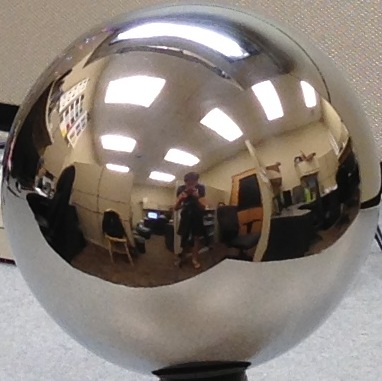
%> input picture proj4_materials/1.jpg, 382 x 381 px
$ octave starter.m   (GNU Octave 9; MATLAB toolbox functions it lacks are replaced by stand-ins)
%> lines starting %> are read from the running program, lines starting %| are printed output that depends on the picture
%starter

im1 = imread('proj4_materials/1.jpg');
%> im1 is the input picture: size 381x382x3 uint8; mean R, G, B 134.8, 125.7, 118.1
im2 = imread('proj4_materials/2.jpg');
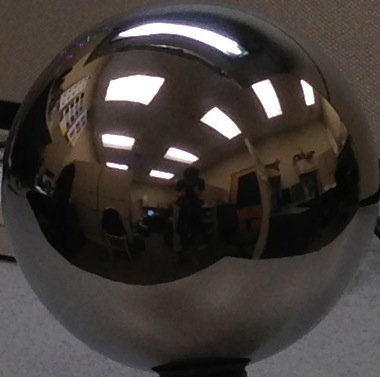
%> input picture proj4_materials/2.jpg, 380 x 377 px
%> im2 is the input picture: size 377x380x3 uint8; mean R, G, B 65.9, 59.6, 56.6
im3 = imread('proj4_materials/3.jpg');
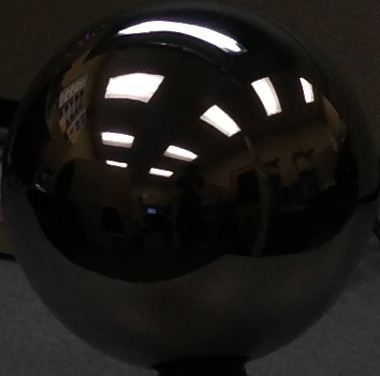
%> input picture proj4_materials/3.jpg, 380 x 376 px
%> im3 is the input picture: size 376x380x3 uint8; mean R, G, B 30.8, 28.7, 25.9
im4 = imread('proj4_materials/4.jpg');
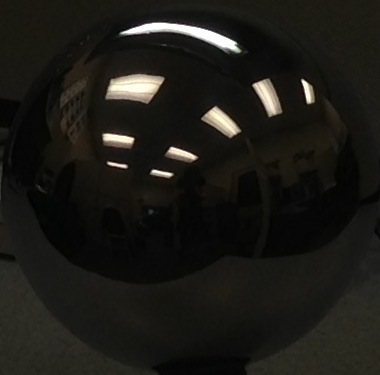
%> input picture proj4_materials/4.jpg, 380 x 375 px
%> im4 is the input picture: size 375x380x3 uint8; mean R, G, B 27.8, 26.9, 22.4
im5 = imread('proj4_materials/5.jpg');
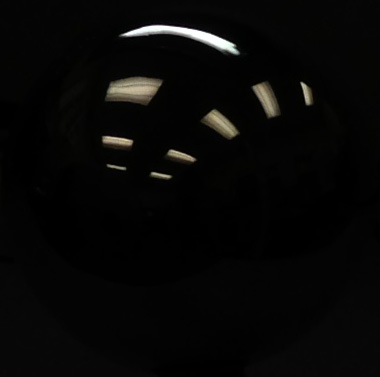
%> input picture proj4_materials/5.jpg, 380 x 377 px
%> im5 is the input picture: size 377x380x3 uint8; mean R, G, B 7.6, 7.4, 6.7

im1 = imresize(im1, [375,375],'bilinear');
%> im1: size 375x375x3 uint8
im2 = imresize(im2, [375,375],'bilinear');
%> im2: size 375x375x3 uint8
im3 = imresize(im3, [375,375],'bilinear');
%> im3: size 375x375x3 uint8
im4 = imresize(im4, [375,375],'bilinear');
%> im4: size 375x375x3 uint8
im5 = imresize(im5, [375,375],'bilinear');
%> im5: size 375x375x3 uint8

ldrs = cat(4,im1, im2, im3, im4, im5);
x = ones(1,5);
x(1) = 1.0/24.0;
x(2) = 1.0/60.0;
x(3) = 1.0/120.0;
x(4) = 1.0/205.0;
x(5) = 1.0/533.0;
